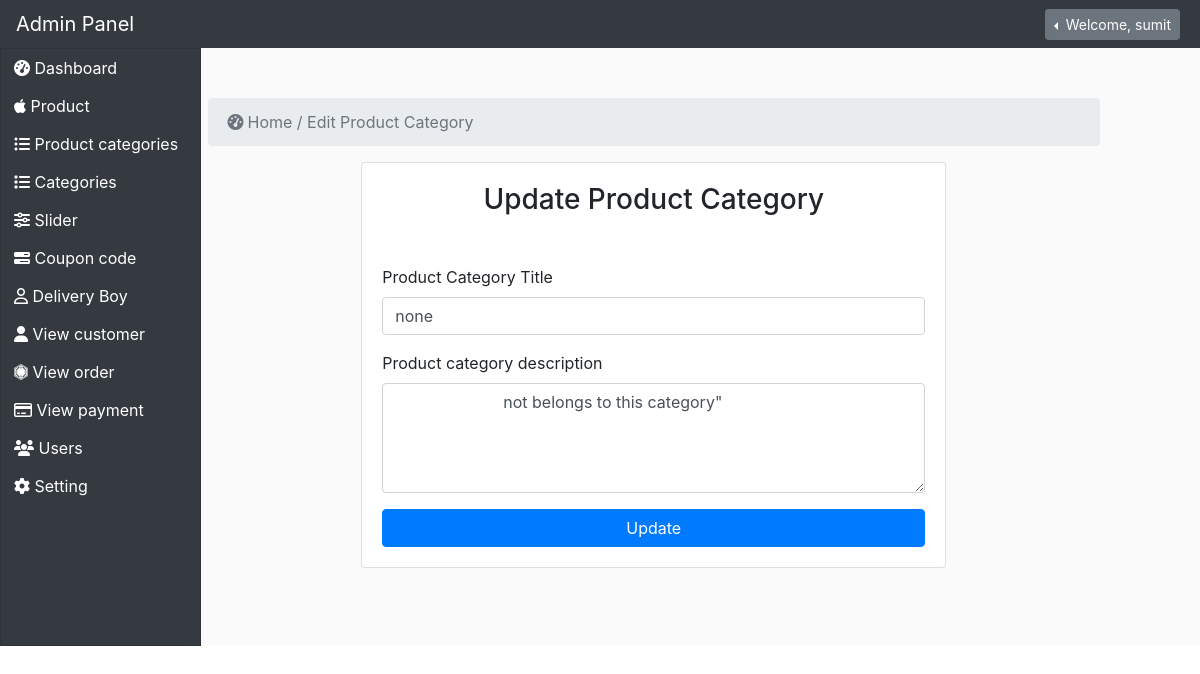
Page /admin_area/index.php?edit_p_cat=21 (signed in) on the committed database.
### tables this page shows
CREATE TABLE `product_categories` (
  `product_cat_id` int(11) NOT NULL,
  `product_cat_name` varchar(255) NOT NULL,
  `product_cat_desc` text NOT NULL
);

### admin_area/edit_product_c.php (the view, shortened to what this page needs)
<?php
if(!isset($_SESSION['admin'])){
    header("Location: login.php");
}else{
    if(isset($_GET['edit_p_cat'])){
        $edid=$_GET['edit_p_cat'];
        $get_p_cat="select * from product_categories where product_cat_id='$edid'";
        $run_p_cat=mysqli_query($conn,$get_p_cat);
        $row_p_cat=mysqli_fetch_assoc($run_p_cat);
        $p_cat_title=$row_p_cat['product_cat_name'];
        $p_cat_desc=$row_p_cat['product_cat_desc'];
}
    ?>
<nav>
    <ol class="breadcrumb">
        <li class="breadcrumb-item active">
            <i class="fa fa-dashboard align-middle p-1"></i> Home / Edit Product Category
        </li>
    </ol>
</nav>
<div class="row">
    <div class="col-md-8 offset-md-2">
    <div class="card rounded">
        <div class="card-body">
            <h3 class="text-center mb-5">Update Product Category</h3>
            <form action="" method="POST">
                <div class="form-group">
                    <label for="p_cat_title">Product Category Title</label>
                    <input type="text" name="p_cat_title" value="<?php echo $p_cat_title; ?>" class="form-control" id="p_cat_title" required>
                </div>
                <div class="form-group">
                    <label for="p_cat_desc">Product category description</label>
                    <textarea name="p_cat_desc" id="p_cat_desc" cols="30" rows="4" class="form-control" required>
                        <?php echo $p_cat_desc; ?>"
                    </textarea>
                </div>
                <button class="btn btn-block btn-primary" name="update_p_cat" type="submit">Update</button>
            </form>
        </div>
    </div>
    </div>
</div>
<?php } ?>

### admin_area/css/style.css (style rules this page uses)
.container-fluid .row .card { border-radius:0px; }

### rows in the picture
product_categories: p_cat_title "none", p_cat_desc "not belongs to this category\""

### other values in the picture
$_SESSION['admin'] "sumit"
